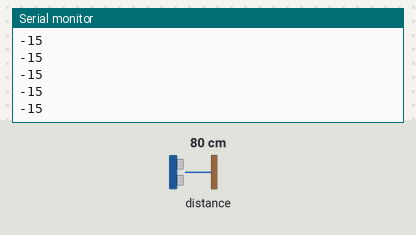
This sketch was run on a simulated Arduino Nano 33 BLE. On the bench: the last lines printed to the serial monitor. The test bench sets the inputs (shaded band); at power-on: distance to the obstacle 80 cm.

Above: at 1.2 s.
1.3 s: distance to the obstacle set to 2 cm
At 2.4 s:
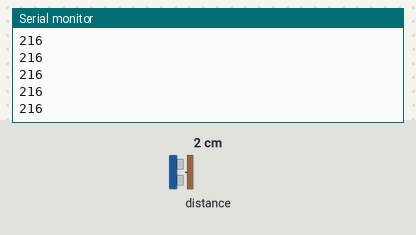
2.8 s: distance to the obstacle set to 4 cm
At 3.8 s:
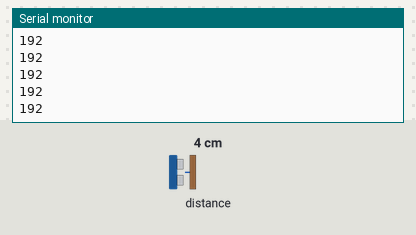
Timing chart, 0 to 5.8 s (numbered marks = the images above; inputs shaded):
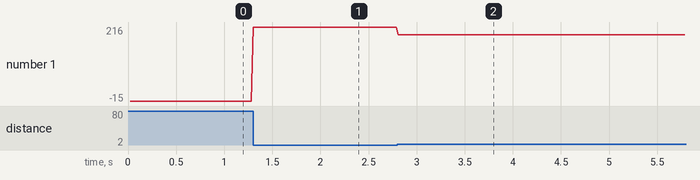

Measured:
- after the input at 1.3 s, the serial monitor: prints a new line at once (image 1)
- after the input at 2.8 s, the serial monitor: prints a new line at once (image 2)
- plotted number 1: -15 → 216 after the input at 1.3 s, 216 → 192 after the input at 2.8 s

The sketch:

a04a-one-sensor-proximity-data-forwarder.ino
```cpp
// for proximity, gesture, colour
#include <Arduino_APDS9960.h>

// Using EdgeImpulse client (Note and Python3)  run
//edge-impulse-data-forwarder --frequency 100


#define FREQUENCY_HZ        50    // no point much higher
#define INTERVAL_MS         (1000 / (FREQUENCY_HZ + 1))

static unsigned long last_interval_ms = 0;
int proximity, gesture, colourR, colourG, colourB;

void setup() {
    Serial.begin(115200);
    Serial.println("Started");
    APDS.setGestureSensitivity(70);  // 0 to 100
    if (!APDS.begin()){
      Serial.println("Error initializing APDS9960 sensor.");
    /* Hacky way of stopping program executation in event of failure. */
      while(1);
    }
    // As per Arduino_APDS9960.h, 0=100%, 1=150%, 2=200%, 3=300%. Obviously more
    // boost results in more power consumption.
    APDS.setLEDBoost(3);   // default 0
}

void loop() {

    if (millis() > last_interval_ms + INTERVAL_MS) {
       last_interval_ms = millis();
         if (APDS.proximityAvailable()){
            proximity = 240 +(APDS.readProximity()*-1);
            Serial.println(proximity);
         }

    }
}
```
